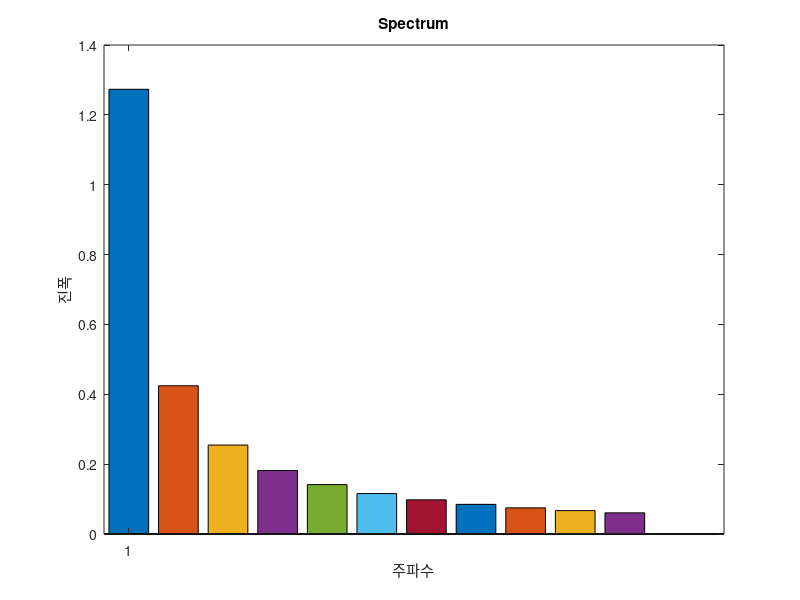

The MATLAB source for this figure:
for k = 1:2:21
    S = (4 / pi) * (1 / k);
    bar(k, S);
    hold on
end

title('Spectrum');
xlabel('주파수');
ylabel('진폭');